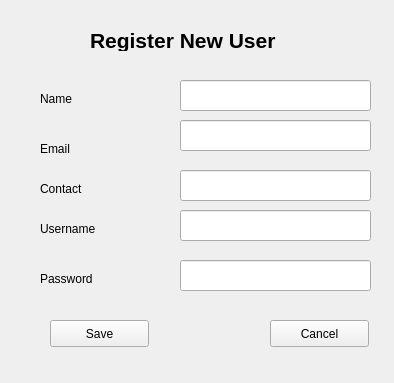
<?xml version="1.0" encoding="UTF-8"?>
<ui version="4.0">
 <class>AdNewUser</class>
 <widget class="QMainWindow" name="AdNewUser">
  <property name="geometry">
   <rect>
    <x>0</x>
    <y>0</y>
    <width>394</width>
    <height>383</height>
   </rect>
  </property>
  <property name="windowTitle">
   <string>MainWindow</string>
  </property>
  <widget class="QWidget" name="centralwidget">
   <widget class="QLabel" name="label">
    <property name="geometry">
     <rect>
      <x>90</x>
      <y>30</y>
      <width>201</width>
      <height>21</height>
     </rect>
    </property>
    <property name="font">
     <font>
      <pointsize>16</pointsize>
      <weight>75</weight>
      <bold>true</bold>
     </font>
    </property>
    <property name="text">
     <string>Register New User</string>
    </property>
   </widget>
   <widget class="QLabel" name="label_2">
    <property name="geometry">
     <rect>
      <x>40</x>
      <y>90</y>
      <width>68</width>
      <height>17</height>
     </rect>
    </property>
    <property name="text">
     <string>Name</string>
    </property>
   </widget>
   <widget class="QLabel" name="label_3">
    <property name="geometry">
     <rect>
      <x>40</x>
      <y>140</y>
      <width>68</width>
      <height>17</height>
     </rect>
    </property>
    <property name="text">
     <string>Email</string>
    </property>
   </widget>
   <widget class="QLabel" name="label_4">
    <property name="geometry">
     <rect>
      <x>40</x>
      <y>180</y>
      <width>68</width>
      <height>17</height>
     </rect>
    </property>
    <property name="text">
     <string>Contact</string>
    </property>
   </widget>
   <widget class="QLabel" name="label_5">
    <property name="geometry">
     <rect>
      <x>40</x>
      <y>220</y>
      <width>121</width>
      <height>17</height>
     </rect>
    </property>
    <property name="text">
     <string>Username</string>
    </property>
   </widget>
   <widget class="QPushButton" name="pushButton">
    <property name="geometry">
     <rect>
      <x>50</x>
      <y>320</y>
      <width>99</width>
      <height>27</height>
     </rect>
    </property>
    <property name="text">
     <string>Save</string>
    </property>
   </widget>
   <widget class="QPushButton" name="pushButton_3">
    <property name="geometry">
     <rect>
      <x>270</x>
      <y>320</y>
      <width>99</width>
      <height>27</height>
     </rect>
    </property>
    <property name="text">
     <string>Cancel</string>
    </property>
   </widget>
   <widget class="QLineEdit" name="lineEdit">
    <property name="geometry">
     <rect>
      <x>180</x>
      <y>80</y>
      <width>191</width>
      <height>31</height>
     </rect>
    </property>
   </widget>
   <widget class="QLineEdit" name="lineEdit_2">
    <property name="geometry">
     <rect>
      <x>180</x>
      <y>120</y>
      <width>191</width>
      <height>31</height>
     </rect>
    </property>
   </widget>
   <widget class="QLineEdit" name="lineEdit_3">
    <property name="geometry">
     <rect>
      <x>180</x>
      <y>170</y>
      <width>191</width>
      <height>31</height>
     </rect>
    </property>
   </widget>
   <widget class="QLineEdit" name="lineEdit_4">
    <property name="geometry">
     <rect>
      <x>180</x>
      <y>210</y>
      <width>191</width>
      <height>31</height>
     </rect>
    </property>
   </widget>
   <widget class="QLabel" name="label_6">
    <property name="geometry">
     <rect>
      <x>40</x>
      <y>270</y>
      <width>111</width>
      <height>17</height>
     </rect>
    </property>
    <property name="text">
     <string>Password</string>
    </property>
   </widget>
   <widget class="QLineEdit" name="lineEdit_5">
    <property name="geometry">
     <rect>
      <x>180</x>
      <y>260</y>
      <width>191</width>
      <height>31</height>
     </rect>
    </property>
    <property name="echoMode">
     <enum>QLineEdit::Password</enum>
    </property>
   </widget>
  </widget>
 </widget>
 <resources/>
 <connections/>
</ui>
